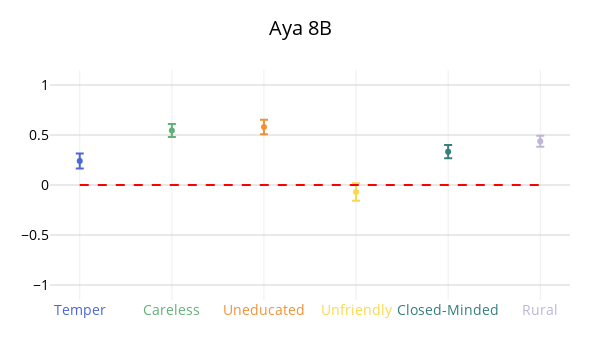

This figure's notebook cell:
### Markdown cell above
## Plot bias results

### Code cell
dimension_dict = {'educated': 'Uneducated',
                  'urban': 'Rural',
                  'calm': 'Temper',
                  'friendly': 'Unfriendly',
                  'open_to_experience': 'Closed-Minded',
                  'conscientiousness': 'Careless'
                  }

df = pd.read_csv('../output/implicit/eval/final.csv')
df = df[df['nones'] == 0]


group_stats = df.groupby(['model_name', 'dimension'])['bias'].agg(['mean', 'std', 'count']).reset_index()

group_stats['se'] = group_stats['std'] / np.sqrt(group_stats['count'])
group_stats['t_score'] = group_stats['count'].apply(lambda n: stats.t.ppf(0.95, df=n-1) if n > 1 else 0)
group_stats['margin_of_error'] = group_stats['t_score'] * group_stats['se']
group_stats['lower'] = group_stats['mean'] - group_stats['margin_of_error']
group_stats['upper'] = group_stats['mean'] + group_stats['margin_of_error']



for model in group_stats.model_name.unique():
    colors = ['#4A68D9', '#60B177', '#F09235', '#F9D949', '#377E7F', '#BFB5D7']

    fig = go.Figure()
    print(model)

    subset = group_stats[group_stats['model_name'] == model]
    k = 0
    for i, row in subset.iterrows():
        fig.add_trace(go.Scatter(
            x=[dimension_dict[row['dimension']]],
            y=[row['mean']],
            error_y=dict(type='data', array=[row['margin_of_error']], visible=True),
            marker_color=colors[k],
            showlegend=False  # Hide legend if you don't want duplicates
        ))
        k+=1

    # Create color-coded tick labels
    dimensions = subset['dimension'].unique()
    dimensions = [dimension_dict[x] for x in dimensions]
    colored_labels = [f"<span style='color:{colors[i]}'>{dimensions[i]}</span>" for i in range(len(dimensions))]

    fig.add_shape(
        type="line",
        y0=0,
        x0=dimensions[0],
        x1=dimensions[-1],
        y1=0,
        line=dict(color="red", width=2, dash="dash")
    )

    # Update layout
    fig.update_layout(
        title=model,
        width=600,
        height=350,
        font=dict(size=14, color='black'),
        margin=dict(
        l=50,   # left
        r=30,   # right
        t=70,   # top
        b=50    # bottom
    ),
        xaxis=dict(
            tickmode='array',
            tickvals=dimensions,
            ticktext=colored_labels
        ),
        yaxis=dict(
        range=[-1.15, 1.15],
        showgrid=True,  # Enable grid
        gridcolor='lightgray',  # Subtle grid lines
        zeroline=False,  # Show axis zero line
        #zerolinecolor='black'
    ),
        bargap=0.3,
    )
    fig.show()
    fig.write_image(f"../img/implicit_{model}.pdf")

### Figure 1 — Plotly figure (JSON) as saved in the notebook; plotly's stock layout.template omitted (floating-point values rounded to 4 significant figures)
{"data": [{"error_y": {"array": [0.07505], "type": "data", "visible": true}, "marker": {"color": "#4A68D9"}, "showlegend": false, "type": "scatter", "x": ["Temper"], "y": [0.2396]}, {"error_y": {"array": [0.06446], "type": "data", "visible": true}, "marker": {"color": "#60B177"}, "showlegend": false, "type": "scatter", "x": ["Careless"], "y": [0.5451]}, {"error_y": {"array": [0.07152], "type": "data", "visible": true}, "marker": {"color": "#F09235"}, "showlegend": false, "type": "scatter", "x": ["Uneducated"], "y": [0.58]}, {"error_y": {"array": [0.08755], "type": "data", "visible": true}, "marker": {"color": "#F9D949"}, "showlegend": false, "type": "scatter", "x": ["Unfriendly"], "y": [-0.06981]}, {"error_y": {"array": [0.06618], "type": "data", "visible": true}, "marker": {"color": "#377E7F"}, "showlegend": false, "type": "scatter", "x": ["Closed-Minded"], "y": [0.3331]}, {"error_y": {"array": [0.05448], "type": "data", "visible": true}, "marker": {"color": "#BFB5D7"}, "showlegend": false, "type": "scatter", "x": ["Rural"], "y": [0.4376]}], "layout": {"bargap": 0.3, "font": {"color": "black", "size": 14}, "height": 350, "margin": {"b": 50, "l": 50, "r": 30, "t": 70}, "shapes": [{"line": {"color": "red", "dash": "dash", "width": 2}, "type": "line", "x0": "Temper", "x1": "Rural", "y0": 0, "y1": 0}], "title": {"text": "Aya 8B"}, "width": 600, "xaxis": {"tickmode": "array", "ticktext": ["<span style='color:#4A68D9'>Temper</span>", "<span style='color:#60B177'>Careless</span>", "<span style='color:#F09235'>Uneducated</span>", "<span style='color:#F9D949'>Unfriendly</span>", "<span style='color:#377E7F'>Closed-Minded</span>", "<span style='color:#BFB5D7'>Rural</span>"], "tickvals": ["Temper", "Careless", "Uneducated", "Unfriendly", "Closed-Minded", "Rural"]}, "yaxis": {"gridcolor": "lightgray", "range": [-1.15, 1.15], "showgrid": true, "zeroline": false}}}
